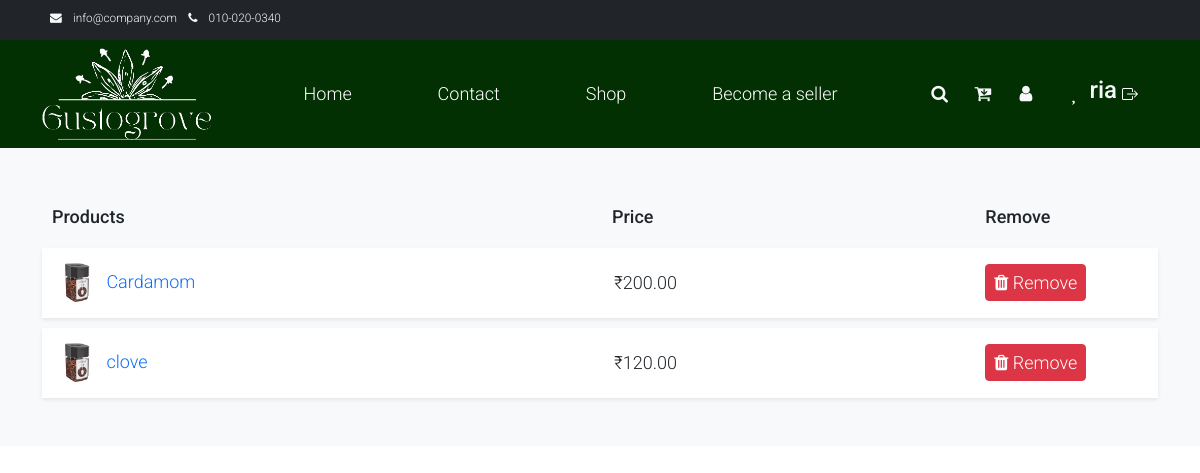
The app's page /wishlist/ (signed in) with its own data.
### userapp/models.py (models this page shows, shortened)
class CustomUser(AbstractUser):
    username = None
    USERNAME_FIELD  = 'email'
    name = models.CharField(max_length=100, default='')
    email = models.EmailField(unique=True)
    password = models.CharField(max_length=128)
    is_customer = models.BooleanField(default=False)
    is_seller = models.BooleanField(default=False)
    gstn = models.CharField(max_length=15, blank=True, null=True)  # GSTN field
    REQUIRED_FIELDS = []

### storeapp/models.py (models this page shows, shortened)
class Product(models.Model):
    product_name = models.CharField(max_length=255,null=True)
    description = models.TextField()
    image = models.ImageField(upload_to='products/', null=True, blank=True)
    quantity_value = models.PositiveIntegerField(default=100,null=True)
    quantity_prefix = models.CharField(max_length=10, choices=[('gms', 'gms'), ('kg', 'kg')], default='gms')
    stock = models.PositiveIntegerField(default=1,null=True)
    price = models.DecimalField(max_digits=10, decimal_places=2,null=True)
    date_added = models.DateField(default=timezone.now)
    brand_name = models.CharField(max_length=255, default="",null=True)
    seller = models.ForeignKey(CustomUser, on_delete=models.CASCADE, null=True, blank=True)
    batch_no=models.CharField(max_length=10,default="",null=True)
    STATUS_CHOICES = [
        ('In Stock', 'In Stock'),
        ('Out of Stock', 'Out of Stock'),
    ]
    status = models.CharField(max_length=15, choices=STATUS_CHOICES, default='In Stock')

### storeapp/views.py (the view)
# urls.py: path('wishlist/', views.wishlist_view, name='wishlist'),
def wishlist_view(request):
    if request.user.is_authenticated:
        wishlist = Wishlist.objects.get_or_create(user=request.user)[0]
        wishlist_products = wishlist.products.all()
        return render(request, 'wishlist.html', {'wishlist_products': wishlist_products})
    else:
        return render(request, 'login_required.html')

### template/wishlist.html (shortened to what this page needs)
{% load static %}
<html>
<head>
<link rel="stylesheet" href="https://cdn.jsdelivr.net/npm/bootstrap@5.2.3/dist/css/bootstrap.min.css">
    <link rel="stylesheet" href="{% static 'css/bootstrap.min.css' %}">
    <link rel="stylesheet" href="{% static 'css/templatemo.css' %}">
    <link rel="stylesheet" href="{% static '/css/custom.css' %}">
    <link rel="stylesheet" href="{% static 'css/fontawesome.min.css' %}">
    <link href="https://stackpath.bootstrapcdn.com/font-awesome/4.7.0/css/font-awesome.min.css" rel="stylesheet">
    <link href="https://cdn.jsdelivr.net/npm/bootstrap@5.2.0-beta1/dist/css/bootstrap.min.css" rel="stylesheet">
</head>
<body>
     <nav class="navbar navbar-expand-lg bg-dark navbar-light d-none d-lg-block" id="templatemo_nav_top">
        <div class="container text-light">
            <div class="w-100 d-flex justify-content-between">
                <div>
                    <i class="fa fa-envelope mx-2"></i>
                    <a class="navbar-sm-brand text-light text-decoration-none" href="mailto:info@company.com">info@company.com</a>
                    <i class="fa fa-phone mx-2"></i>
                    <a class="navbar-sm-brand text-light text-decoration-none" href="tel:010-020-0340">010-020-0340</a>
                </div>
                <div>
                    <a class="text-light" href="https://fb.com/templatemo" target="_blank" rel="sponsored"><i class="fab fa-facebook-f fa-sm fa-fw me-2"></i></a>
                    <a class="text-light" href="https://www.instagram.com/" target="_blank"><i class="fab fa-instagram fa-sm fa-fw me-2"></i></a>
                    <a class="text-light" href="https://twitter.com/" target="_blank"><i class="fab fa-twitter fa-sm fa-fw me-2"></i></a>
                    <a class="text-light" href="https://www.linkedin.com/" target="_blank"><i class="fab fa-linkedin fa-sm fa-fw"></i></a>
                </div>
            </div>
        </div>
    </nav>
    <nav class="navbar navbar-expand-lg ">
        <div class="container d-flex justify-content-between align-items-center">
            <div class="logo">
                <a class="navbar-brand" href="{% url "index" %}">
                    <img src="{% static 'img/gusto (2).png' %}" alt="Site Logo" class="img-fluid w-auto h-100" style="max-height: 100px;">
                </a>
            </div>
            <div class="align-self-center collapse navbar-collapse flex-fill  d-lg-flex justify-content-lg-between" id="templatemo_main_nav">
                <div class="flex-fill">
                    <ul class="nav navbar-nav d-flex justify-content-between mx-lg-auto">
                        <li class="nav-item">
                            <a class="nav-link" href="{% url 'index' %}">Home</a>
                        </li>
                        <li class="nav-item">
                            <a class="nav-link" href="{% url 'contact' %}">Contact</a>
                        </li>
                        <li class="nav-item">
                            <a class="nav-link" href="{% url 'shop' %}">Shop</a>
                        </li>
                        <li class="nav-item">
                            <a class="nav-link" href="{% url 'seller_index' %}">Become a seller</a>
                        </li>
                    </ul>
                </div>
                <div class="navbar align-self-center d-flex">
                    <a class="nav-icon d-none d-lg-inline" href="#" data-bs-toggle="modal" data-bs-target="#templatemo_search">
                        <i class="fa fa-fw fa-search text-light mr-2"></i>
                    </a>
                    <a class="nav-icon position-relative text-decoration-none" href="{% url 'cart' %}">
                        <i class="fa fa-fw fa-cart-arrow-down text-light mr-1"></i>
                    </a>
                    <a class="nav-icon position-relative text-decoration-none dropdown" href="#" data-bs-toggle="dropdown">
                        <i class="fa fa-fw fa-user text-light mr-1"></i>
                    </a>
                    <a href="{% url 'wishlist' %}" class="btn btn-success">
                        <i class="fas fa-heart"></i>
                    </a>
                    {% if user.is_authenticated %}
                    <h4 class=" text-light" >{{user.name}}<h4>
                        <div style="margin-left: 5px;" class="mt-2">
                            <a class="nav-icon position-relative text-decoration-none" href="{% url 'logout' %}" data-bs-toggle="tooltip" data-bs-placement="bottom" title="Logout">
                            </a>
                    {% endif %}
                        </div>
                </div>
            </div>
        </div>
    </nav>
    {% block content %}
        <div class="py-3 py-md-5 bg-light">
            <div class="container">
                <div class="row">
                    <div class="col-md-12">
                        <div class="shopping-cart">
                            <div class="cart-header d-none d-sm-none d-mb-block d-lg-block">
                                <div class="row">
                                    <div class="col-md-6">
                                        <h4>Products</h4>
                                    </div>
                                    <div class="col-md-2">
                                        <h4>Price</h4>
                                    </div>
                                    <div class="col-md-2">
                                    </div>
                                    <div class="col-md-2">
                                        <h4>Remove</h4>
                                    </div>
                                </div>
                            </div>
                            {% for product in wishlist_products %}
                                <div class="cart-item">
                                    <div class="row">
                                        <div class="col-md-6 my-auto">
                                            <a href="">
                                                <label class="product-name">
                                                    <img src="{{ product.image.url }}" style="width: 50px; height: 50px" alt="{{ product.product_name }}">
                                                    {{ product.product_name }}
                                                </label>
                                            </a>
                                        </div>
                                        <div class="col-md-2 my-auto">
                                            <label class="price">₹{{ product.price }}</label>
                                        </div>
                                        <div class="col-md-2 col-5 my-auto">
                                            <div class="remove">
                                                <a href="{% url 'remove_from_wishlist' product_id=product.id %}" class="btn btn-danger btn-sm">
                                                    <i class="fa fa-trash"></i> Remove
                                                </a>
                                            </div>
                                        </div>
                                    </div>
                                </div>
                            {% endfor %}
                        </div>
                    </div>
                </div>
            </div>
        </div>
    {% endblock %}
</body>
   </html>

### static/css/templatemo.css (style rules this page uses)
body, ul, li, p, a, label, input, div { font-family: 'Roboto', sans-serif; font-size: 18px !important; font-weight: 300 !important; }
.logo { font-weight: 500 !important; }
.text-light { color: #cfd6e1 !important; }
.bg-dark { background-color: #212934 !important; }
.bg-light { background-color: #e9eef5 !important; }
.btn-success { background-color: rgb(2, 48, 2)!important; border-color:rgb(2, 48, 2) !important; }
.navbar { background-color: rgb(2, 48, 2); }
#templatemo_nav_top { min-height: 40px; }
#templatemo_nav_top * { font-size: .9em !important; }
#templatemo_main_nav a { color: #fff; }
#templatemo_main_nav .navbar .nav-icon { margin-right: 20px; }
.fa-search { color: white; }
@media (min-width: 768px) { #templatemo_main_nav .navbar-nav { max-width: 450px; } }
@media (min-width: 992px) { #templatemo_main_nav .navbar-nav { max-width: 550px; } }
.nav-icon { position: relative; display: inline-block; }

### template/wishlist.html (style rules this page uses)
.shopping-cart .cart-header { padding: 10px; }
.shopping-cart .cart-header h4 { font-size: 18px; margin-bottom: 0px; }
.shopping-cart .cart-item a { text-decoration: none; }
.shopping-cart .cart-item { background-color: #fff; box-shadow: 0 0.125rem 0.25rem rgb(0 0 0 / 8%); padding: 10px 10px; margin-top: 10px; }
.shopping-cart .cart-item .product-name { font-size: 16px; font-weight: 600; width: 100%; white-space: nowrap; text-overflow: ellipsis; overflow: hidden; cursor: pointer; }
.shopping-cart .cart-item .price { font-size: 16px; font-weight: 600; padding: 4px 2px; }

### records on screen
CustomUser: name "ria"
Product: image (picture), product_name "Cardamom", price "200.00"
Product: image (picture), product_name "clove", price "120.00"
